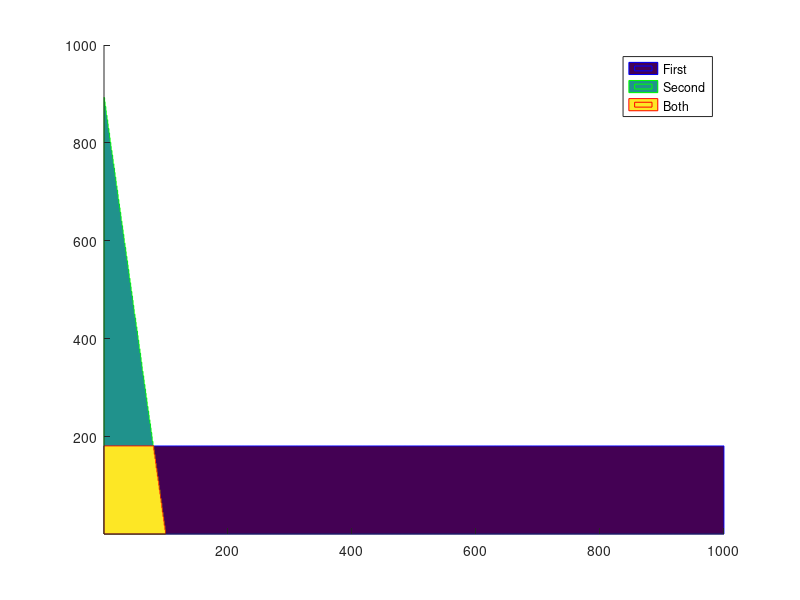

MATLAB code for this plot: (Note: this script raises an error after producing the figure.)
[X, Y] = meshgrid((0:999) / 1000, (0:999) / 1000);
 p = [0.1, 0.2]
ineq1 = Y < p(2) * (1 - p(1));             %# First inequation
ineq2 = X < p(1) * (1 - (Y / (1 - p(1)))); %# Second inequation
both = ineq1 & ineq2;                      %# Intersection of both inequations

figure, hold on
c = 1:3;                                   %# Contour levels
contourf(c(1) * ineq1, [c(1), c(1)], 'b')

contourf(c(2) * ineq2, [c(2), c(2)], 'g')  %# Fill area for second inequation
contourf(c(3) * both, [c(3), c(3)], 'r')   %# Fill area for both inequations
legend('First', 'Second', 'Both')
alpha(0.5)